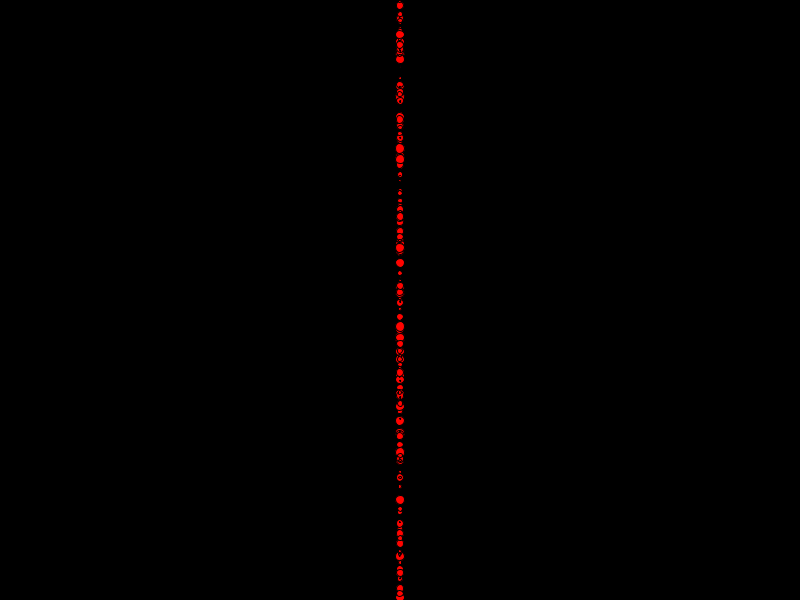
Frame 1 (no input)
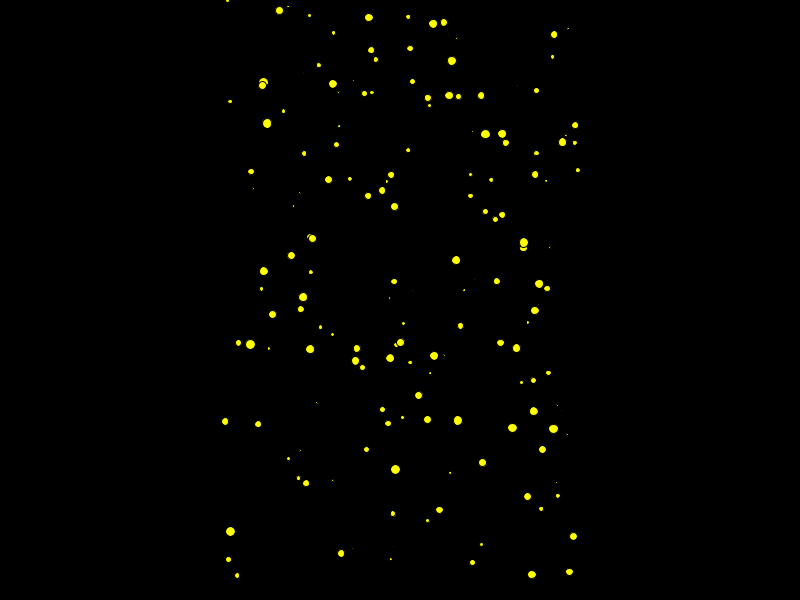
Frame 60 (the mouse pressed at the canvas centre just before this capture)
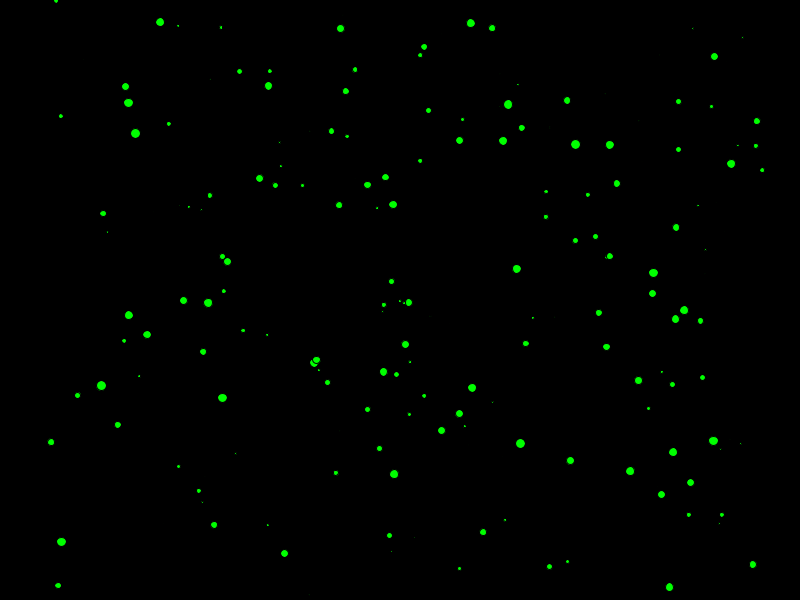
Frame 120 (the mouse held since frame 60 and released just before this capture)

The Processing sketch that drew these frames (run headless with seeded random() and noise(); from frame 60 on, the mouse is pressed at the canvas centre):

// Processing sketch: spurt_balls
// ── spurt_balls.pde
int count= 200;
Ball [] b= new Ball [count];


void setup() {
    size(800, 600);
    colorMode(HSB, 360, 100, 100, 100);
  for (int i=0; i<count; i++) {

    
    b[i] = new Ball();
  }
}

void draw() {
  background(0);
  for (int i=0; i<count; i++) {
  
    b[i].display();
    b[i].move();
    b[i].wrap();
  }
}


// ── ball.pde

class Ball{

 
  PVector loc; 
  PVector vel; 
  PVector acc;
  float sz;
  float hue;
Ball(){
  //initialize variable
  loc = new PVector(width/2, random(height));
  vel = new PVector(random(-3,3),random(-1,0));
  acc = new PVector(.001, .01);
  sz = random(10);
  hue = random(360);
}
//void bounce(){
//   if (mouseX + sz/2 > width || mouseX - sz/2 < 0) {
//    vel.x *= -1;
//  }
//  if (mouseY + sz/2 > height || mouseY - sz/2 < 0) {
//    vel.y *= -1;
//  }
void wraparound(){
  if(loc.y-sz/2>height){
    loc.set(mouseX,mouseY);
  }
}
void move(){
   vel.add(acc);
  loc.add(vel);
}
void display(){
 fill(frameCount%360,100,100,100);
  ellipse(loc.x, loc.y, sz, sz);
}
void wrap(){
  if(loc.y-sz/2>height){
    loc.set(mouseX,mouseY);
  }
}
}
